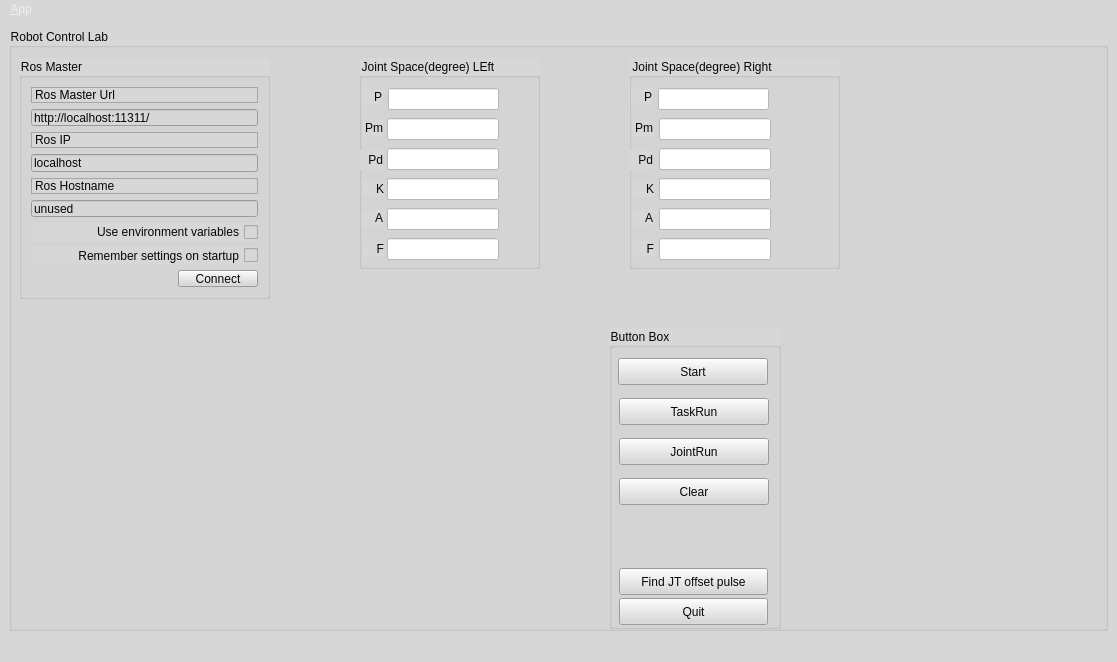
<?xml version="1.0" encoding="UTF-8"?>
<ui version="4.0">
 <class>MainWindowDesign</class>
 <widget class="QMainWindow" name="MainWindowDesign">
  <property name="geometry">
   <rect>
    <x>0</x>
    <y>0</y>
    <width>1117</width>
    <height>662</height>
   </rect>
  </property>
  <property name="windowTitle">
   <string>QRosApp</string>
  </property>
  <property name="windowIcon">
   <iconset>
    <normaloff>:/images/icon.png</normaloff>:/images/icon.png</iconset>
  </property>
  <property name="styleSheet">
   <string notr="true">color: rgb(239, 239, 239);
background-color: rgb(215, 215, 215);</string>
  </property>
  <property name="locale">
   <locale language="English" country="Australia"/>
  </property>
  <widget class="QWidget" name="centralwidget">
   <property name="styleSheet">
    <string notr="true">color: rgb(6, 6, 6);</string>
   </property>
   <layout class="QHBoxLayout">
    <item>
     <widget class="QGroupBox" name="groupBox_2">
      <property name="title">
       <string>Robot Control Lab </string>
      </property>
      <widget class="QGroupBox" name="groupBox">
       <property name="geometry">
        <rect>
         <x>10</x>
         <y>30</y>
         <width>251</width>
         <height>241</height>
        </rect>
       </property>
       <property name="title">
        <string>Ros Master</string>
       </property>
       <layout class="QGridLayout" name="gridLayout">
        <item row="1" column="0" colspan="2">
         <widget class="QLineEdit" name="line_edit_master">
          <property name="text">
           <string>http://localhost:11311/</string>
          </property>
         </widget>
        </item>
        <item row="3" column="0" colspan="2">
         <widget class="QLineEdit" name="line_edit_host">
          <property name="text">
           <string>localhost</string>
          </property>
         </widget>
        </item>
        <item row="6" column="0" colspan="2">
         <widget class="QCheckBox" name="checkbox_use_environment">
          <property name="layoutDirection">
           <enum>Qt::RightToLeft</enum>
          </property>
          <property name="text">
           <string>Use environment variables</string>
          </property>
         </widget>
        </item>
        <item row="7" column="0" colspan="2">
         <widget class="QCheckBox" name="checkbox_remember_settings">
          <property name="layoutDirection">
           <enum>Qt::RightToLeft</enum>
          </property>
          <property name="text">
           <string>Remember settings on startup</string>
          </property>
         </widget>
        </item>
        <item row="8" column="1">
         <widget class="QPushButton" name="button_connect">
          <property name="enabled">
           <bool>true</bool>
          </property>
          <property name="sizePolicy">
           <sizepolicy hsizetype="MinimumExpanding" vsizetype="Fixed">
            <horstretch>0</horstretch>
            <verstretch>0</verstretch>
           </sizepolicy>
          </property>
          <property name="toolTip">
           <string>Set the target to the current joint trajectory state.</string>
          </property>
          <property name="statusTip">
           <string>Clear all waypoints and set the target to the current joint trajectory state.</string>
          </property>
          <property name="text">
           <string>Connect</string>
          </property>
         </widget>
        </item>
        <item row="8" column="0">
         <spacer name="horizontalSpacer">
          <property name="orientation">
           <enum>Qt::Horizontal</enum>
          </property>
          <property name="sizeHint" stdset="0">
           <size>
            <width>170</width>
            <height>21</height>
           </size>
          </property>
         </spacer>
        </item>
        <item row="0" column="0" colspan="2">
         <widget class="QLabel" name="label">
          <property name="styleSheet">
           <string notr="true">color: rgb(2, 2, 2);</string>
          </property>
          <property name="frameShape">
           <enum>QFrame::StyledPanel</enum>
          </property>
          <property name="frameShadow">
           <enum>QFrame::Raised</enum>
          </property>
          <property name="text">
           <string>Ros Master Url</string>
          </property>
         </widget>
        </item>
        <item row="2" column="0" colspan="2">
         <widget class="QLabel" name="label_2">
          <property name="frameShape">
           <enum>QFrame::StyledPanel</enum>
          </property>
          <property name="frameShadow">
           <enum>QFrame::Raised</enum>
          </property>
          <property name="text">
           <string>Ros IP</string>
          </property>
         </widget>
        </item>
        <item row="4" column="0" colspan="2">
         <widget class="QLabel" name="label_3">
          <property name="frameShape">
           <enum>QFrame::StyledPanel</enum>
          </property>
          <property name="frameShadow">
           <enum>QFrame::Raised</enum>
          </property>
          <property name="text">
           <string>Ros Hostname</string>
          </property>
         </widget>
        </item>
        <item row="5" column="0" colspan="2">
         <widget class="QLineEdit" name="line_edit_topic">
          <property name="enabled">
           <bool>false</bool>
          </property>
          <property name="styleSheet">
           <string notr="true">border-color: rgb(0, 0, 0);
gridline-color: rgb(0, 0, 0);
selection-color: rgb(0, 0, 0);</string>
          </property>
          <property name="text">
           <string>unused</string>
          </property>
         </widget>
        </item>
       </layout>
      </widget>
      <widget class="QGroupBox" name="ButtonBox">
       <property name="geometry">
        <rect>
         <x>600</x>
         <y>300</y>
         <width>172</width>
         <height>301</height>
        </rect>
       </property>
       <property name="title">
        <string>Button Box</string>
       </property>
       <widget class="QPushButton" name="HomePose">
        <property name="enabled">
         <bool>true</bool>
        </property>
        <property name="geometry">
         <rect>
          <x>9</x>
          <y>30</y>
          <width>150</width>
          <height>27</height>
         </rect>
        </property>
        <property name="sizePolicy">
         <sizepolicy hsizetype="MinimumExpanding" vsizetype="Fixed">
          <horstretch>0</horstretch>
          <verstretch>0</verstretch>
         </sizepolicy>
        </property>
        <property name="toolTip">
         <string>Set the target to the current joint trajectory state.</string>
        </property>
        <property name="statusTip">
         <string>Clear all waypoints and set the target to the current joint trajectory state.</string>
        </property>
        <property name="text">
         <string>Start</string>
        </property>
       </widget>
       <widget class="QPushButton" name="TaskRun">
        <property name="enabled">
         <bool>true</bool>
        </property>
        <property name="geometry">
         <rect>
          <x>10</x>
          <y>70</y>
          <width>150</width>
          <height>27</height>
         </rect>
        </property>
        <property name="sizePolicy">
         <sizepolicy hsizetype="MinimumExpanding" vsizetype="Fixed">
          <horstretch>0</horstretch>
          <verstretch>0</verstretch>
         </sizepolicy>
        </property>
        <property name="toolTip">
         <string>Set the target to the current joint trajectory state.</string>
        </property>
        <property name="statusTip">
         <string>Clear all waypoints and set the target to the current joint trajectory state.</string>
        </property>
        <property name="text">
         <string>TaskRun</string>
        </property>
       </widget>
       <widget class="QPushButton" name="WaitingPose">
        <property name="enabled">
         <bool>true</bool>
        </property>
        <property name="geometry">
         <rect>
          <x>10</x>
          <y>150</y>
          <width>150</width>
          <height>27</height>
         </rect>
        </property>
        <property name="sizePolicy">
         <sizepolicy hsizetype="MinimumExpanding" vsizetype="Fixed">
          <horstretch>0</horstretch>
          <verstretch>0</verstretch>
         </sizepolicy>
        </property>
        <property name="toolTip">
         <string>Set the target to the current joint trajectory state.</string>
        </property>
        <property name="statusTip">
         <string>Clear all waypoints and set the target to the current joint trajectory state.</string>
        </property>
        <property name="text">
         <string>Clear</string>
        </property>
       </widget>
       <widget class="QPushButton" name="Offsettest">
        <property name="enabled">
         <bool>true</bool>
        </property>
        <property name="geometry">
         <rect>
          <x>10</x>
          <y>240</y>
          <width>149</width>
          <height>27</height>
         </rect>
        </property>
        <property name="sizePolicy">
         <sizepolicy hsizetype="MinimumExpanding" vsizetype="Fixed">
          <horstretch>0</horstretch>
          <verstretch>0</verstretch>
         </sizepolicy>
        </property>
        <property name="toolTip">
         <string>Set the target to the current joint trajectory state.</string>
        </property>
        <property name="statusTip">
         <string>Clear all waypoints and set the target to the current joint trajectory state.</string>
        </property>
        <property name="text">
         <string>Find JT offset pulse</string>
        </property>
       </widget>
       <widget class="QPushButton" name="quit_button">
        <property name="geometry">
         <rect>
          <x>10</x>
          <y>270</y>
          <width>149</width>
          <height>27</height>
         </rect>
        </property>
        <property name="sizePolicy">
         <sizepolicy hsizetype="MinimumExpanding" vsizetype="Fixed">
          <horstretch>0</horstretch>
          <verstretch>0</verstretch>
         </sizepolicy>
        </property>
        <property name="text">
         <string>Quit</string>
        </property>
       </widget>
       <widget class="QPushButton" name="JointRun">
        <property name="enabled">
         <bool>true</bool>
        </property>
        <property name="geometry">
         <rect>
          <x>10</x>
          <y>110</y>
          <width>150</width>
          <height>27</height>
         </rect>
        </property>
        <property name="sizePolicy">
         <sizepolicy hsizetype="MinimumExpanding" vsizetype="Fixed">
          <horstretch>0</horstretch>
          <verstretch>0</verstretch>
         </sizepolicy>
        </property>
        <property name="toolTip">
         <string>Set the target to the current joint trajectory state.</string>
        </property>
        <property name="statusTip">
         <string>Clear all waypoints and set the target to the current joint trajectory state.</string>
        </property>
        <property name="text">
         <string>JointRun</string>
        </property>
       </widget>
      </widget>
      <widget class="QGroupBox" name="groupBox_3">
       <property name="geometry">
        <rect>
         <x>350</x>
         <y>30</y>
         <width>181</width>
         <height>211</height>
        </rect>
       </property>
       <property name="title">
        <string>Joint Space(degree) LEft</string>
       </property>
       <widget class="QLineEdit" name="LP">
        <property name="geometry">
         <rect>
          <x>29</x>
          <y>30</y>
          <width>111</width>
          <height>22</height>
         </rect>
        </property>
        <property name="styleSheet">
         <string notr="true">background-color: rgb(255, 255, 255);</string>
        </property>
        <property name="text">
         <string/>
        </property>
       </widget>
       <widget class="QLineEdit" name="LA">
        <property name="geometry">
         <rect>
          <x>28</x>
          <y>150</y>
          <width>112</width>
          <height>22</height>
         </rect>
        </property>
        <property name="styleSheet">
         <string notr="true">background-color: rgb(255, 255, 255);</string>
        </property>
       </widget>
       <widget class="QLineEdit" name="LK">
        <property name="geometry">
         <rect>
          <x>28</x>
          <y>120</y>
          <width>112</width>
          <height>22</height>
         </rect>
        </property>
        <property name="styleSheet">
         <string notr="true">background-color: rgb(255, 255, 255);</string>
        </property>
       </widget>
       <widget class="QLineEdit" name="LF">
        <property name="geometry">
         <rect>
          <x>28</x>
          <y>180</y>
          <width>112</width>
          <height>22</height>
         </rect>
        </property>
        <property name="styleSheet">
         <string notr="true">background-color: rgb(255, 255, 255);</string>
        </property>
       </widget>
       <widget class="QLineEdit" name="LPm">
        <property name="geometry">
         <rect>
          <x>28</x>
          <y>60</y>
          <width>112</width>
          <height>22</height>
         </rect>
        </property>
        <property name="styleSheet">
         <string notr="true">background-color: rgb(255, 255, 255);</string>
        </property>
       </widget>
       <widget class="QLineEdit" name="LPd">
        <property name="geometry">
         <rect>
          <x>28</x>
          <y>90</y>
          <width>112</width>
          <height>22</height>
         </rect>
        </property>
        <property name="styleSheet">
         <string notr="true">background-color: rgb(255, 255, 255);</string>
        </property>
       </widget>
       <widget class="QLabel" name="label_4">
        <property name="geometry">
         <rect>
          <x>-17</x>
          <y>92</y>
          <width>41</width>
          <height>20</height>
         </rect>
        </property>
        <property name="layoutDirection">
         <enum>Qt::LeftToRight</enum>
        </property>
        <property name="text">
         <string>Pd</string>
        </property>
        <property name="alignment">
         <set>Qt::AlignRight|Qt::AlignTrailing|Qt::AlignVCenter</set>
        </property>
       </widget>
       <widget class="QLabel" name="label_5">
        <property name="geometry">
         <rect>
          <x>4</x>
          <y>123</y>
          <width>21</width>
          <height>16</height>
         </rect>
        </property>
        <property name="layoutDirection">
         <enum>Qt::LeftToRight</enum>
        </property>
        <property name="text">
         <string>K</string>
        </property>
        <property name="alignment">
         <set>Qt::AlignRight|Qt::AlignTrailing|Qt::AlignVCenter</set>
        </property>
       </widget>
       <widget class="QLabel" name="label_6">
        <property name="geometry">
         <rect>
          <x>3</x>
          <y>62</y>
          <width>21</width>
          <height>16</height>
         </rect>
        </property>
        <property name="layoutDirection">
         <enum>Qt::LeftToRight</enum>
        </property>
        <property name="text">
         <string>Pm</string>
        </property>
        <property name="alignment">
         <set>Qt::AlignRight|Qt::AlignTrailing|Qt::AlignVCenter</set>
        </property>
       </widget>
       <widget class="QLabel" name="label_7">
        <property name="geometry">
         <rect>
          <x>2</x>
          <y>31</y>
          <width>21</width>
          <height>16</height>
         </rect>
        </property>
        <property name="layoutDirection">
         <enum>Qt::LeftToRight</enum>
        </property>
        <property name="text">
         <string>P</string>
        </property>
        <property name="alignment">
         <set>Qt::AlignRight|Qt::AlignTrailing|Qt::AlignVCenter</set>
        </property>
       </widget>
       <widget class="QLabel" name="label_8">
        <property name="geometry">
         <rect>
          <x>3</x>
          <y>152</y>
          <width>21</width>
          <height>16</height>
         </rect>
        </property>
        <property name="layoutDirection">
         <enum>Qt::LeftToRight</enum>
        </property>
        <property name="text">
         <string>A</string>
        </property>
        <property name="alignment">
         <set>Qt::AlignRight|Qt::AlignTrailing|Qt::AlignVCenter</set>
        </property>
       </widget>
       <widget class="QLabel" name="label_9">
        <property name="geometry">
         <rect>
          <x>4</x>
          <y>183</y>
          <width>21</width>
          <height>16</height>
         </rect>
        </property>
        <property name="layoutDirection">
         <enum>Qt::LeftToRight</enum>
        </property>
        <property name="text">
         <string>F</string>
        </property>
        <property name="alignment">
         <set>Qt::AlignRight|Qt::AlignTrailing|Qt::AlignVCenter</set>
        </property>
       </widget>
      </widget>
      <widget class="QGroupBox" name="groupBox_4">
       <property name="geometry">
        <rect>
         <x>620</x>
         <y>30</y>
         <width>211</width>
         <height>211</height>
        </rect>
       </property>
       <property name="title">
        <string>Joint Space(degree) Right</string>
       </property>
       <widget class="QLineEdit" name="RP">
        <property name="geometry">
         <rect>
          <x>29</x>
          <y>30</y>
          <width>111</width>
          <height>22</height>
         </rect>
        </property>
        <property name="styleSheet">
         <string notr="true">background-color: rgb(255, 255, 255);</string>
        </property>
        <property name="text">
         <string/>
        </property>
       </widget>
       <widget class="QLineEdit" name="RA">
        <property name="geometry">
         <rect>
          <x>30</x>
          <y>150</y>
          <width>112</width>
          <height>22</height>
         </rect>
        </property>
        <property name="styleSheet">
         <string notr="true">background-color: rgb(255, 255, 255);</string>
        </property>
       </widget>
       <widget class="QLineEdit" name="RK">
        <property name="geometry">
         <rect>
          <x>30</x>
          <y>120</y>
          <width>112</width>
          <height>22</height>
         </rect>
        </property>
        <property name="styleSheet">
         <string notr="true">background-color: rgb(255, 255, 255);</string>
        </property>
       </widget>
       <widget class="QLineEdit" name="RF">
        <property name="geometry">
         <rect>
          <x>30</x>
          <y>180</y>
          <width>112</width>
          <height>22</height>
         </rect>
        </property>
        <property name="styleSheet">
         <string notr="true">background-color: rgb(255, 255, 255);</string>
        </property>
       </widget>
       <widget class="QLineEdit" name="RPm">
        <property name="geometry">
         <rect>
          <x>30</x>
          <y>60</y>
          <width>112</width>
          <height>22</height>
         </rect>
        </property>
        <property name="styleSheet">
         <string notr="true">background-color: rgb(255, 255, 255);</string>
        </property>
       </widget>
       <widget class="QLineEdit" name="RPd">
        <property name="geometry">
         <rect>
          <x>30</x>
          <y>90</y>
          <width>112</width>
          <height>22</height>
         </rect>
        </property>
        <property name="styleSheet">
         <string notr="true">background-color: rgb(255, 255, 255);</string>
        </property>
       </widget>
       <widget class="QLabel" name="label_16">
        <property name="geometry">
         <rect>
          <x>-17</x>
          <y>92</y>
          <width>41</width>
          <height>20</height>
         </rect>
        </property>
        <property name="layoutDirection">
         <enum>Qt::LeftToRight</enum>
        </property>
        <property name="text">
         <string>Pd</string>
        </property>
        <property name="alignment">
         <set>Qt::AlignRight|Qt::AlignTrailing|Qt::AlignVCenter</set>
        </property>
       </widget>
       <widget class="QLabel" name="label_17">
        <property name="geometry">
         <rect>
          <x>4</x>
          <y>123</y>
          <width>21</width>
          <height>16</height>
         </rect>
        </property>
        <property name="layoutDirection">
         <enum>Qt::LeftToRight</enum>
        </property>
        <property name="text">
         <string>K</string>
        </property>
        <property name="alignment">
         <set>Qt::AlignRight|Qt::AlignTrailing|Qt::AlignVCenter</set>
        </property>
       </widget>
       <widget class="QLabel" name="label_18">
        <property name="geometry">
         <rect>
          <x>3</x>
          <y>62</y>
          <width>21</width>
          <height>16</height>
         </rect>
        </property>
        <property name="layoutDirection">
         <enum>Qt::LeftToRight</enum>
        </property>
        <property name="text">
         <string>Pm</string>
        </property>
        <property name="alignment">
         <set>Qt::AlignRight|Qt::AlignTrailing|Qt::AlignVCenter</set>
        </property>
       </widget>
       <widget class="QLabel" name="label_19">
        <property name="geometry">
         <rect>
          <x>2</x>
          <y>31</y>
          <width>21</width>
          <height>16</height>
         </rect>
        </property>
        <property name="layoutDirection">
         <enum>Qt::LeftToRight</enum>
        </property>
        <property name="text">
         <string>P</string>
        </property>
        <property name="alignment">
         <set>Qt::AlignRight|Qt::AlignTrailing|Qt::AlignVCenter</set>
        </property>
       </widget>
       <widget class="QLabel" name="label_20">
        <property name="geometry">
         <rect>
          <x>3</x>
          <y>152</y>
          <width>21</width>
          <height>16</height>
         </rect>
        </property>
        <property name="layoutDirection">
         <enum>Qt::LeftToRight</enum>
        </property>
        <property name="text">
         <string>A</string>
        </property>
        <property name="alignment">
         <set>Qt::AlignRight|Qt::AlignTrailing|Qt::AlignVCenter</set>
        </property>
       </widget>
       <widget class="QLabel" name="label_21">
        <property name="geometry">
         <rect>
          <x>4</x>
          <y>183</y>
          <width>21</width>
          <height>16</height>
         </rect>
        </property>
        <property name="layoutDirection">
         <enum>Qt::LeftToRight</enum>
        </property>
        <property name="text">
         <string>F</string>
        </property>
        <property name="alignment">
         <set>Qt::AlignRight|Qt::AlignTrailing|Qt::AlignVCenter</set>
        </property>
       </widget>
      </widget>
     </widget>
    </item>
   </layout>
  </widget>
  <widget class="QMenuBar" name="menubar">
   <property name="geometry">
    <rect>
     <x>0</x>
     <y>0</y>
     <width>1117</width>
     <height>25</height>
    </rect>
   </property>
   <widget class="QMenu" name="menu_File">
    <property name="title">
     <string>&amp;App</string>
    </property>
    <addaction name="action_Preferences"/>
    <addaction name="separator"/>
    <addaction name="actionAbout"/>
    <addaction name="actionAbout_Qt"/>
    <addaction name="separator"/>
    <addaction name="action_Quit"/>
   </widget>
   <addaction name="menu_File"/>
  </widget>
  <widget class="QStatusBar" name="statusbar"/>
  <action name="action_Quit">
   <property name="text">
    <string>&amp;Quit</string>
   </property>
   <property name="shortcut">
    <string>Ctrl+Q</string>
   </property>
   <property name="shortcutContext">
    <enum>Qt::ApplicationShortcut</enum>
   </property>
  </action>
  <action name="action_Preferences">
   <property name="text">
    <string>&amp;Preferences</string>
   </property>
  </action>
  <action name="actionAbout">
   <property name="text">
    <string>&amp;About</string>
   </property>
  </action>
  <action name="actionAbout_Qt">
   <property name="text">
    <string>About &amp;Qt</string>
   </property>
  </action>
 </widget>
 <resources/>
 <connections>
  <connection>
   <sender>action_Quit</sender>
   <signal>triggered()</signal>
   <receiver>MainWindowDesign</receiver>
   <slot>close()</slot>
   <hints>
    <hint type="sourcelabel">
     <x>-1</x>
     <y>-1</y>
    </hint>
    <hint type="destinationlabel">
     <x>399</x>
     <y>299</y>
    </hint>
   </hints>
  </connection>
  <connection>
   <sender>quit_button</sender>
   <signal>clicked()</signal>
   <receiver>MainWindowDesign</receiver>
   <slot>close()</slot>
   <hints>
    <hint type="sourcelabel">
     <x>859</x>
     <y>552</y>
    </hint>
    <hint type="destinationlabel">
     <x>469</x>
     <y>299</y>
    </hint>
   </hints>
  </connection>
 </connections>
</ui>
